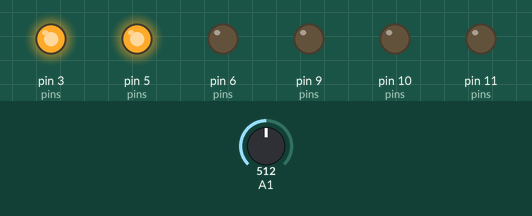
Recording of a sketch running on a simulated Arduino Uno, built with avr-gcc and run on an emulated ATmega328P. Shown: output pins drawn as LEDs (lit = HIGH). Inputs (shaded band) come from the test bench; at power-on: A1 = 512.

Above: at 1.2 s.
1.3 s: A1 set to 671
2.8 s: A1 set to 697
At 4.0 s:
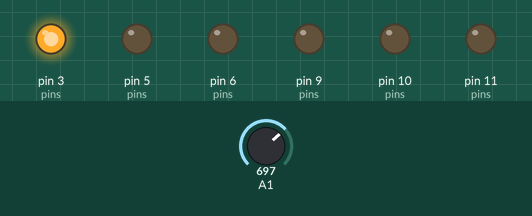
4.3 s: A1 set to 511
At 5.2 s:
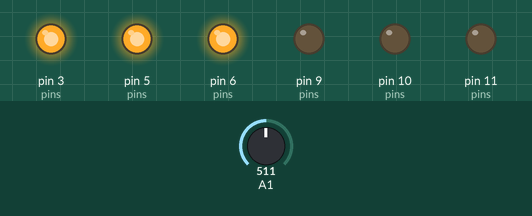
5.8 s: A1 set to 349
7.3 s: A1 set to 327
At 7.7 s:
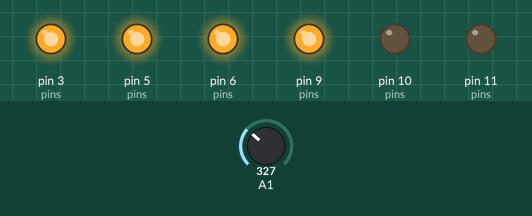
8.8 s: A1 set to 716
At 9.8 s:
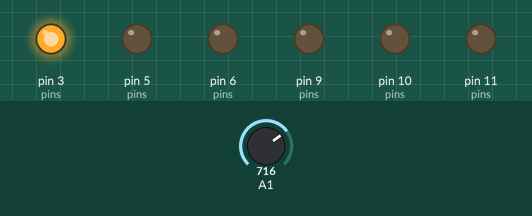
Timing chart, 0 to 11.3 s (numbered marks = the images above; inputs shaded):
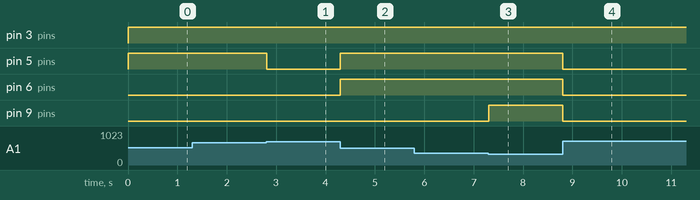

Measured:
- the behaviour switches between 681 and 682 on A1 (found by bisection; images 0 and 1)
- the behaviour switches between 341 and 340 on A1 (found by bisection; images 2 and 3)
- after the input at 1.3 s, every drawn part: stays the same
- after the input at 2.8 s, pin 5 (pins): HIGH → LOW at once
- after the input at 4.3 s, pin 5 (pins), pin 6 (pins): LOW → HIGH at once
- after the input at 5.8 s, every drawn part: stays the same
- after the input at 7.3 s, pin 9 (pins): LOW → HIGH at once
- after the input at 8.8 s, pin 5 (pins), pin 6 (pins), pin 9 (pins): HIGH → LOW at once

The sketch:

vumeter.ino
```cpp
//Assignement 15 - VU-meter by using a LDR (light diode resistor).
//Success! Your submission appears on this page. The submission confirmation number is 58661c37-9245-4c13-8a76-34c244a26bdb. Copy and save this number as proof of your submission.
//The length of the pin array.
int pinsLen = 0;

//Array of the pins that are connected to the leds.
const int pins[] = { 3, 5, 6, 9, 10, 11};

void setup()
{
  //Calculate the length of the pins array by getting the
  //size in memory and dividing this with the size of an int.
  pinsLen = sizeof(pins) / sizeof(int);

  Serial.begin(9600);
}

void loop()
{
  //Read out the light diode.
  int ldr = analogRead(1);

  //Inverse the value,
  int lightLevel = 1023 - ldr;

  //Count iterations.
  int accumulator = 1;

  //Calculate which value it atleast needs to have to turn on the led.
  float steps = 1023.0f / pinsLen;

  //Loop over pins.
  for(int pin : pins)
  {
    //For each step, make the nex step bigger by multiplying by acummulator.
    float s = steps * (float)accumulator;

    //If step divided by the light level is great than 1.0f, then turn on the led.
    //If not, turn it off. We could do some interpolation when s ≥ lightlevel and |lightlevel - s| ≤ steps
    if((lightLevel / s) > 1.0f)
    {
      analogWrite(pin, 255);
    }
    else
    {
      analogWrite(pin, 0);
    }

    accumulator++;
  }

  delay(10);
}
```
